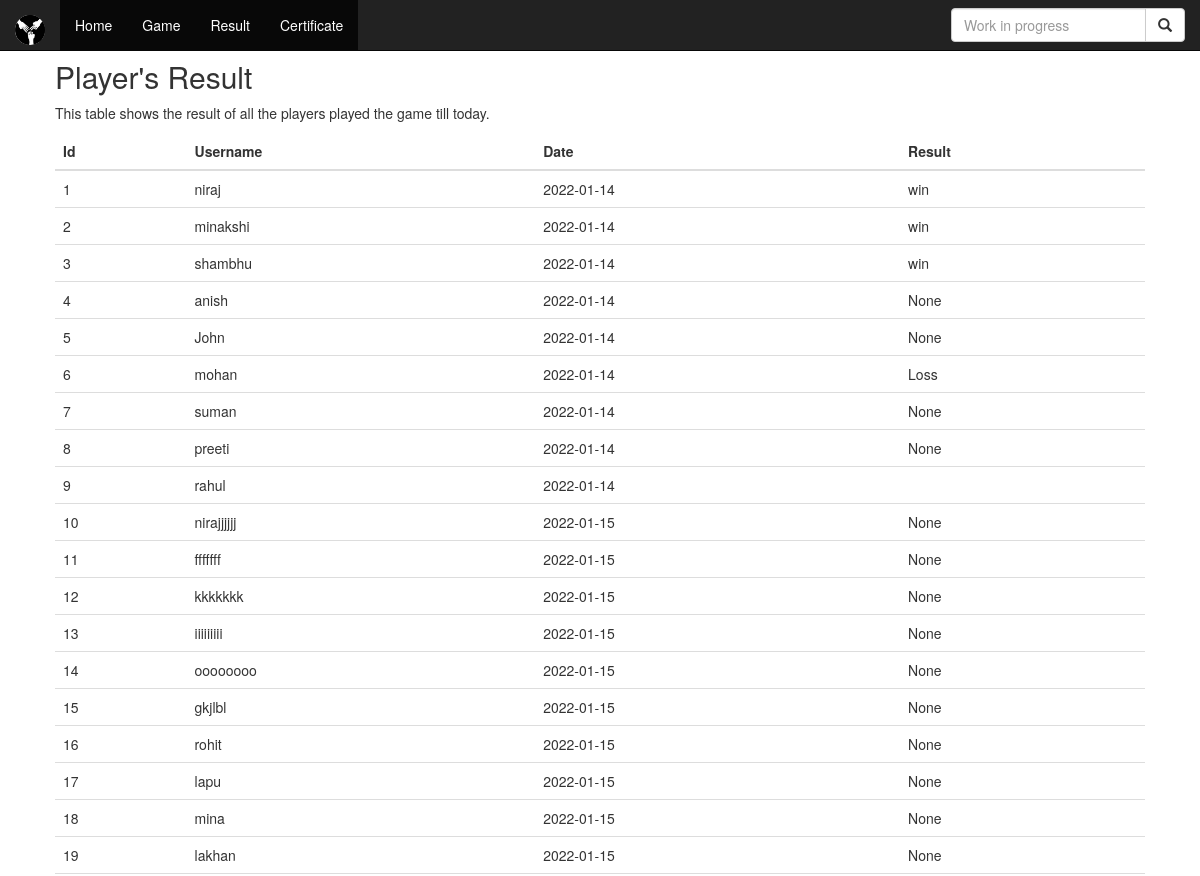
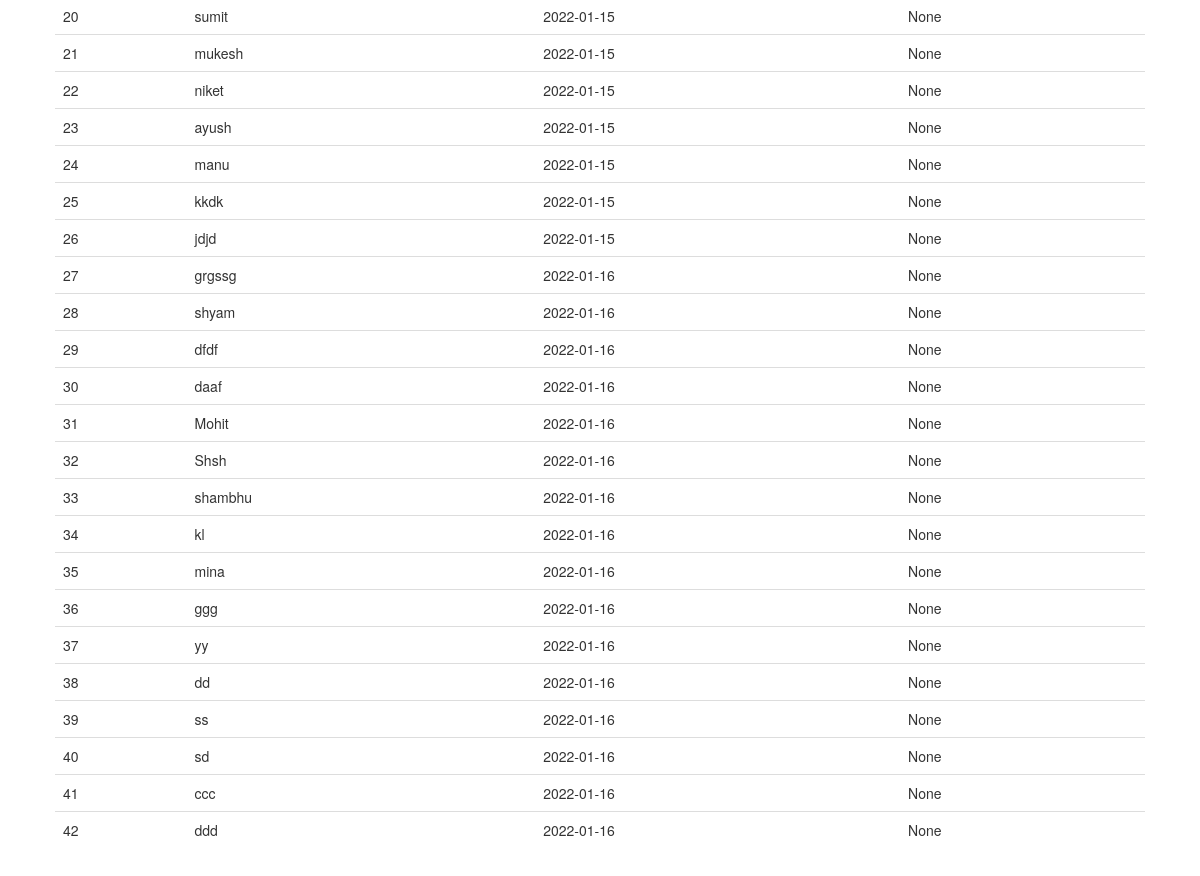
Page /api/userdetail/ on the committed database (2 pictures, top to bottom).
### game/models.py (models this page shows, shortened)
class User(models.Model):
    username = models.CharField(max_length=20)
    date= models.DateField(auto_now_add=True)
    result = models.CharField(max_length=5,null=True,blank=True)

### game/api/views.py (the view)
# urls.py: path('userdetail/',  UserDetail.as_view(), name="user-detail"),
class UserDetail(generics.ListAPIView):
    queryset= User.objects.all()
    renderer_classes = [TemplateHTMLRenderer]
    serializer_class = UserSerializer
    def get(self, request, *args, **kwargs):
        user= self.list(request, *args, **kwargs)
        return Response({'user': user.data}, template_name='game/result.html')

### game/templates/game/result.html (shortened to what this page needs)
<!doctype html>
<html lang="en">
    <link rel="stylesheet" href="https://maxcdn.bootstrapcdn.com/bootstrap/3.4.1/css/bootstrap.min.css">
  </head>
<body>
    <nav class="navbar navbar-inverse navbar-fixed-top">
        <div class="container-fluid">
          <div class="navbar-header">
            <a class="navbar-brand" href="{% url 'user-create' %}">
              {% load static %}
              <img src="{% static 'Logo.jpg' %}" class="img-circle" alt="Logo" width="30" height="30">
            </a>
        </div>
        <ul class="nav navbar-nav">
            <li class="active"><a href="{% url 'user-create' %}">Home</a></li>
            <li class="active"><a href="{% url 'game' %}">Game</a></li>
            <li class="active"><a href="{% url 'user-detail' %}">Result</a></li>
            <li class="active"><a href="{% url 'certificate' %}">Certificate</a></li>
        </ul>
        <form class="navbar-form navbar-right" action="#">
            <div class="input-group">
              <input type="text" class="form-control" placeholder="Work in progress" name="search">
              <div class="input-group-btn">
                <button class="btn btn-default" type="submit">
                  <i class="glyphicon glyphicon-search"></i>
                </button>
              </div>
            </div>
          </form>
        </div>
    </nav>
    <div class="container" style="padding:40px">
        <h2>Player's Result</h2>
        <p>This table shows the result of all the players played the game till today.</p>
        <table class="table table-hover">
          <thead>
            <tr>
              <th>Id</th>
              <th>Username</th>
              <th>Date</th>
              <th>Result</th>
            </tr>
          </thead>
          <tbody>
            {% for user1 in user %}
            <tr>
              <td>{{user1.id}}</td>
              <td>{{user1.username}}</td>
              <td>{{user1.date}}</td>
              <td>{{user1.result}}</td>
            </tr>
            {% endfor %}
          </tbody>
        </table>
      </div>
</body>
</html>

### rows in the picture
User: username "niraj", result "win"
User: username "minakshi", result "win"
User: username "shambhu", result "win"
User: username "anish"
User: username "John"
User: username "mohan", result "Loss"
User: username "suman"
User: username "preeti"
User: username "rahul"
User: username "nirajjjjjj"
User: username "fffffff"
User: username "kkkkkkk"
User: username "iiiiiiiii"
User: username "oooooooo"
User: username "gkjlbl"
User: username "rohit"
User: username "lapu"
User: username "mina"
User: username "lakhan"
User: username "sumit"
User: username "mukesh"
User: username "niket"
User: username "ayush"
User: username "manu"
User: username "kkdk"
User: username "jdjd"
User: username "grgssg"
User: username "shyam"
User: username "dfdf"
User: username "daaf"
User: username "Mohit"
User: username "Shsh"
User: username "shambhu"
User: username "kl"
User: username "mina"
User: username "ggg"
User: username "yy"
User: username "dd"
User: username "ss"
User: username "sd"
User: username "ccc"
User: username "ddd"

### other values in the picture
{{ user1.id }} "1" "2" "3" "4" "5" "6" "7" "8" "9" "10" "11" "12" "13" "14" "15" "16" "17" "18" "19" "20" "21" "22" "23" "24" "25" "26" "27" "28" "29" "30" "31" "32" "33" "34" "35" "36" "37" "38" "39" "40" "41" "42"
{{ user1.date }} "2022-01-14" "2022-01-14" "2022-01-14" "2022-01-14" "2022-01-14" "2022-01-14" "2022-01-14" "2022-01-14" "2022-01-14" "2022-01-15" "2022-01-15" "2022-01-15" "2022-01-15" "2022-01-15" "2022-01-15" "2022-01-15" "2022-01-15" "2022-01-15" "2022-01-15" "2022-01-15" "2022-01-15" "2022-01-15" "2022-01-15" "2022-01-15" "2022-01-15" "2022-01-15" "2022-01-16" "2022-01-16" "2022-01-16" "2022-01-16" "2022-01-16" "2022-01-16" "2022-01-16" "2022-01-16" "2022-01-16" "2022-01-16" "2022-01-16" "2022-01-16" "2022-01-16" "2022-01-16" "2022-01-16" "2022-01-16"
{{ user1.result }} "None" "None" "None" "None" "None" "None" "None" "None" "None" "None" "None" "None" "None" "None" "None" "None" "None" "None" "None" "None" "None" "None" "None" "None" "None" "None" "None" "None" "None" "None" "None" "None" "None" "None" "None" "None" "None"
